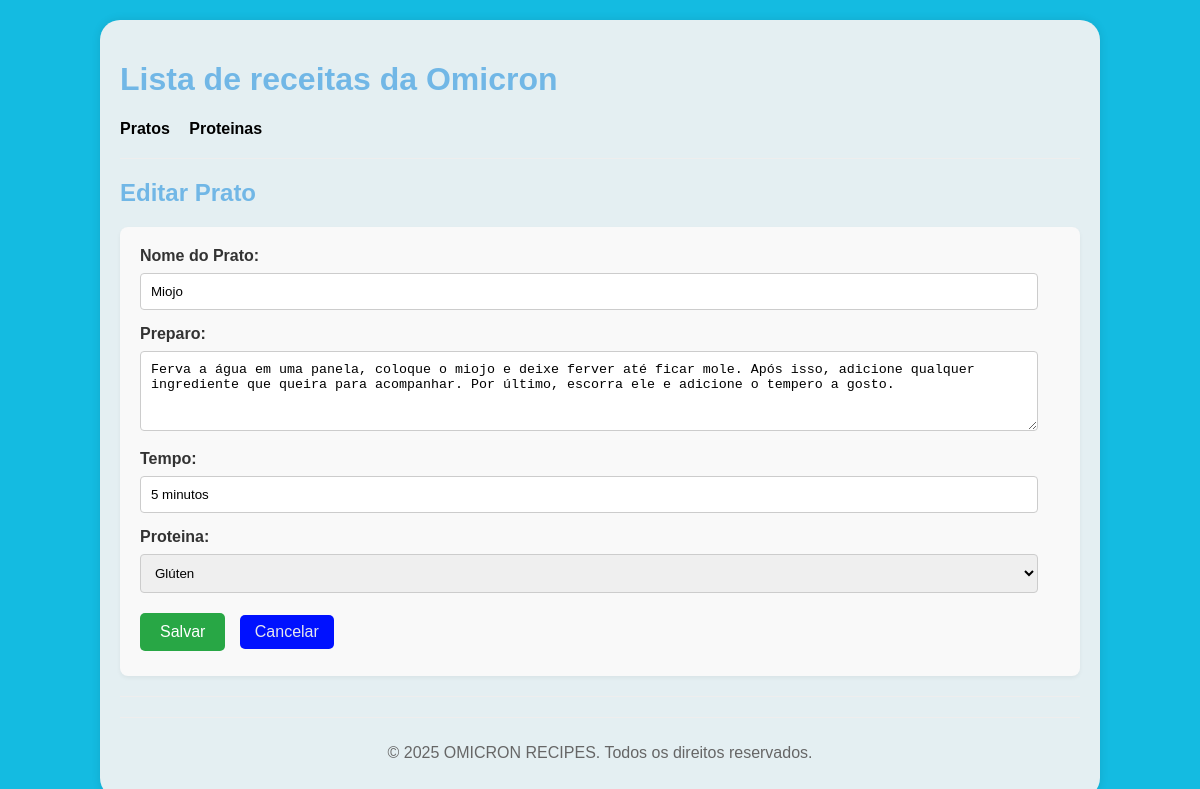
The app's page /public/index.php?page=pratos&action=edit&id=3 with its own data.
### tables this page shows
CREATE TABLE IF NOT EXISTS pratos (
    id INT(11) NOT NULL AUTO_INCREMENT,
    nome VARCHAR(255) NOT NULL,
    preparo VARCHAR(255) NOT NULL,
    tempo VARCHAR(255) NOT NULL,
    proteina_id INT(11) NOT NULL,
    PRIMARY KEY (id),
    FOREIGN KEY (proteina_id) REFERENCES proteina(id) ON DELETE CASCADE
);

### controllers/PratoController.php (called while the page is built, shortened)
<?php
include_once '../config/database.php';
include_once '../models/Prato.php';
include_once '../models/Proteina.php';
class PratoController {
    private $prato;
    private $proteina;
    public function __construct() {
        $database = new Database();
        $this->conn = $database->getConnection();
        $this->prato = new Prato($this->conn);
        $this->proteina = new Proteina($this->conn);
    }
    public function readOne($id) {
        $this->prato->id = $id;
        $this->prato->readOne();
        return $this->prato;
    }
    public function getProteinas() {
        $stmt = $this->proteina->read();
        return $stmt;
    }
}
?>

### config/database.php (called while the page is built, shortened)
<?php
class Database {
    private $host = "localhost";
    private $db_name = "Receitas";
    private $username = "root";
    private $password = "";
    public function getConnection(){
        $this->conn = null;
        try{
            $this->conn = new PDO("mysql:host=" . $this->host . ";dbname=" . $this->db_name, $this->username, $this->password);
            $this->conn->exec("set names utf8");
        }catch(PDOException $exception){
            echo "Erro de conexão: " . $exception->getMessage();
        }
        return $this->conn;
    }
}
?>

### models/Prato.php (called while the page is built, shortened)
<?php
class Prato {
    private $conn;
    private $table_name = "pratos";
    public $id;
    public function __construct($db){
        $this->conn = $db;
    }
    function readOne(){
        $query = "SELECT
                    c.nome as proteina_nome, p.id, p.nome, p.preparo, p.tempo, p.proteina_id
                FROM
                    " . $this->table_name . " p
                    LEFT JOIN
                        proteina c
                            ON p.proteina_id = c.id
                WHERE
                    p.id = ?
                LIMIT
                    0,1";
        $stmt = $this->conn->prepare( $query );
        $stmt->bindParam(1, $this->id);
        $stmt->execute();
        $row = $stmt->fetch(PDO::FETCH_ASSOC);
        $this->nome = $row["nome"];
        $this->preparo = $row["preparo"];
        $this->tempo = $row["tempo"];
        $this->proteina_id = $row["proteina_id"];
    }
}
?>

### models/Proteina.php (called while the page is built, shortened)
<?php
class Proteina {
    private $conn;
    private $table_name = "proteina";
    public function __construct($db){
        $this->conn = $db;
    }
    function read(){
        $query = "SELECT id, nome FROM " . $this->table_name . " ORDER BY id";
        $stmt = $this->conn->prepare($query);
        $stmt->execute();
        return $stmt;
    }
}
?>

### views/pratos/edit_prat.php (the view, shortened to what this page needs)
<?php
include_once __DIR__ .
'/../../controllers/PratoController.php';
$controller = new PratoController();
$id = isset($_GET['id']) ? $_GET['id'] : die('ID do produto não fornecido.');
$prato = $controller->readOne($id);
$proteinas_stmt = $controller->getProteinas();
include __DIR__ .
'/../../views/includes/header.php';
?>
<h2>Editar Prato</h2>
<form action="/CRUD%20trabalho/public/index.php?page=pratos&action=edit&id=<?php echo $id; ?>" method="POST">
    <label for="nome">Nome do Prato:</label>
    <input type="text" id="nome" name="nome" value="<?php echo htmlspecialchars($prato->nome, ENT_QUOTES); ?>" required>
    <label for="preparo">Preparo:</label>
    <textarea id="preparo" name="preparo"><?php echo htmlspecialchars($prato->preparo, ENT_QUOTES); ?></textarea>
    <label for="tempo">Tempo:</label>
    <input type="text" id="tempo" name="tempo" step="0.01" value="<?php echo htmlspecialchars($prato->tempo, ENT_QUOTES); ?>" required>
    <label for="proteina_id">Proteina:</label>
    <select id="proteina_id" name="proteina_id" required>
        <?php
        while ($proteina = $proteinas_stmt->fetch(PDO::FETCH_ASSOC)) {
            $selected = ($proteina['id'] == $prato->proteina_id) ? 'selected' : '';
            echo "<option value=\"" . $proteina['id'] . "\" {$selected}>" . $proteina['nome'] . "</option>";
        }
        ?>
    </select>
    <button type="submit" class="button">Salvar</button>
    <a href="/CRUD%20trabalho/public/index.php?page=pratos" class="button">Cancelar</a>
</form>
<?php include __DIR__ .
'/../../views/includes/footer.php'; ?>

### public/css/style.css (style rules this page uses)
body { font-family: Arial, sans-serif; margin: 0; padding: 0; background-color: #14bbe1; color: #333; }
h1, h2 { color: #71b7e6; }
.button { display: inline-block; padding: 8px 15px; margin: 5px 0; background-color: #0011ff; color: rgb(230, 231, 237); text-decoration: none; border-radius: 5px; border: none; cursor: pointer; }
form { margin-top: 20px; background-color: #f9f9f9; padding: 20px; border-radius: 8px; box-shadow: 0 2px 4px rgba(0, 0, 0, 0.05); }
form label { display: block; margin-bottom: 8px; font-weight: bold; }
form input[type="text"], form input[type="number"], form textarea, form select { width: calc(100% - 22px); padding: 10px; margin-bottom: 15px; border: 1px solid #ccc; border-radius: 4px; box-sizing: border-box; }
form textarea { resize: vertical; min-height: 80px; }
form button[type="submit"] { background-color: #28a745; color: white; padding: 10px 20px; border: none; border-radius: 5px; cursor: pointer; font-size: 16px; margin-right: 10px; }

### records on screen
pratos: nome "Miojo", preparo "Ferva a água em uma panela, coloque o miojo e deixe ferver até ficar mole. Após isso, adicione qualquer ingrediente que queira para acompanhar. Por último, escorra ele e adicione o tempero a gosto.", tempo "5 minutos"

### other values on screen
form field proteina_id "Glúten"
